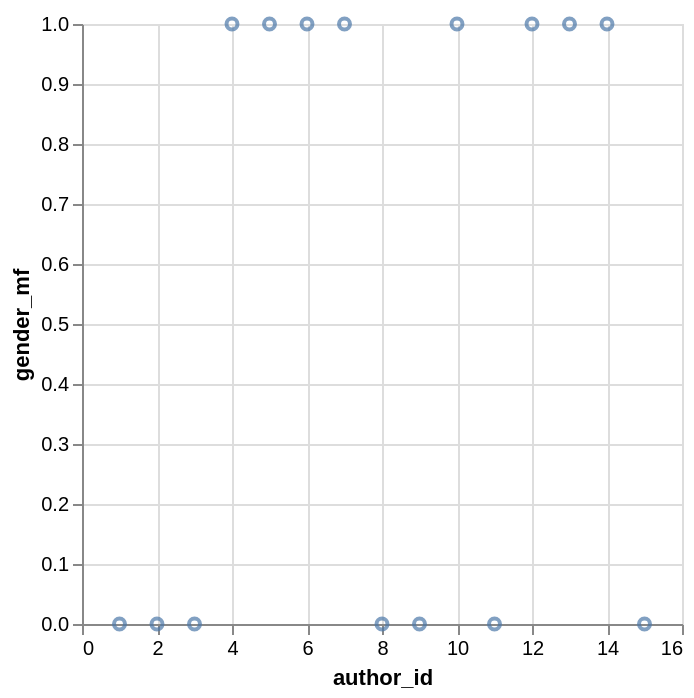

The Vega-Lite source for this figure:
### Vega-Lite specification from a JSON file in a GitHub repository (floating-point values rounded to 4 significant figures)
{"data": {"values": [{"x_data": 6, "y_data": 1}, {"x_data": 1, "y_data": 0}, {"x_data": 11, "y_data": 0}, {"x_data": 3, "y_data": 0}, {"x_data": 10, "y_data": 1}, {"x_data": 14, "y_data": 1}, {"x_data": 9, "y_data": 0}, {"x_data": 4, "y_data": 1}, {"x_data": 8, "y_data": 0}, {"x_data": 7, "y_data": 1}, {"x_data": 13, "y_data": 1}, {"x_data": 2, "y_data": 0}, {"x_data": 15, "y_data": 0}, {"x_data": 12, "y_data": 1}, {"x_data": 5, "y_data": 1}]}, "mark": "point", "encoding": {"x": {"field": "x_data", "type": "quantitative", "title": "author_id"}, "y": {"field": "y_data", "type": "quantitative", "title": "gender_mf"}}}
